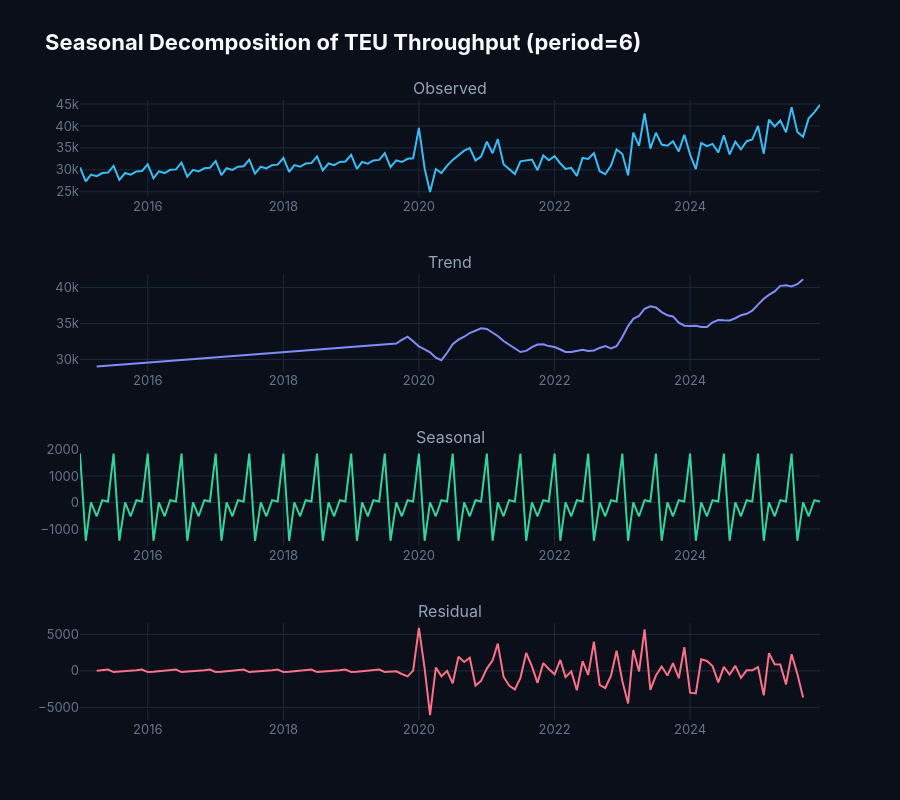

Write notebook code for a chart like this one.
### Markdown cell above
### 4.1 Seasonal Decomposition

### Code cell
print('Performing Seasonal Decomposition...')
decomposition = seasonal_decompose(targets['Target_TEU'], model='additive', period=M_SEASONAL)

fig = make_subplots(rows=4, cols=1,
                    subplot_titles=('Observed', 'Trend', 'Seasonal', 'Residual'))
fig.add_trace(go.Scatter(x=targets.index, y=decomposition.observed, name='Observed'), row=1, col=1)
fig.add_trace(go.Scatter(x=targets.index, y=decomposition.trend, name='Trend'), row=2, col=1)
fig.add_trace(go.Scatter(x=targets.index, y=decomposition.seasonal, name='Seasonal'), row=3, col=1)
fig.add_trace(go.Scatter(x=targets.index, y=decomposition.resid, name='Residual'), row=4, col=1)

fig.update_layout(height=800,
                  title=f'Seasonal Decomposition of TEU Throughput (period={M_SEASONAL})',
                  showlegend=False)
fig.show()

### Figure 1 — Plotly figure (JSON) as saved in the notebook; plotly's stock layout.template omitted (floating-point values rounded to 4 significant figures; data arrays with more than 128 entries replaced by an {"elided": "..."} marker saying what was removed)
{"data": [{"name": "Observed", "type": "scatter", "x": {"elided": "132 str values"}, "xaxis": "x", "y": {"elided": "132 float values"}, "yaxis": "y"}, {"name": "Trend", "type": "scatter", "x": {"elided": "132 str values"}, "xaxis": "x2", "y": {"elided": "132 float values"}, "yaxis": "y2"}, {"name": "Seasonal", "type": "scatter", "x": {"elided": "132 str values"}, "xaxis": "x3", "y": {"elided": "132 float values"}, "yaxis": "y3"}, {"name": "Residual", "type": "scatter", "x": {"elided": "132 str values"}, "xaxis": "x4", "y": {"elided": "132 float values"}, "yaxis": "y4"}], "layout": {"annotations": [{"font": {"size": 16}, "showarrow": false, "text": "Observed", "x": 0.5, "xanchor": "center", "xref": "paper", "y": 1, "yanchor": "bottom", "yref": "paper"}, {"font": {"size": 16}, "showarrow": false, "text": "Trend", "x": 0.5, "xanchor": "center", "xref": "paper", "y": 0.7188, "yanchor": "bottom", "yref": "paper"}, {"font": {"size": 16}, "showarrow": false, "text": "Seasonal", "x": 0.5, "xanchor": "center", "xref": "paper", "y": 0.4375, "yanchor": "bottom", "yref": "paper"}, {"font": {"size": 16}, "showarrow": false, "text": "Residual", "x": 0.5, "xanchor": "center", "xref": "paper", "y": 0.1562, "yanchor": "bottom", "yref": "paper"}], "height": 800, "showlegend": false, "title": {"text": "Seasonal Decomposition of TEU Throughput (period=6)"}, "xaxis": {"anchor": "y", "domain": [0, 1]}, "xaxis2": {"anchor": "y2", "domain": [0, 1]}, "xaxis3": {"anchor": "y3", "domain": [0, 1]}, "xaxis4": {"anchor": "y4", "domain": [0, 1]}, "yaxis": {"anchor": "x", "domain": [0.8438, 1]}, "yaxis2": {"anchor": "x2", "domain": [0.5625, 0.7188]}, "yaxis3": {"anchor": "x3", "domain": [0.2812, 0.4375]}, "yaxis4": {"anchor": "x4", "domain": [0, 0.1562]}}}
